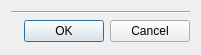
<?xml version="1.0" encoding="UTF-8"?>
<ui version="4.0">
 <class>SettingsWindow_bottom</class>
 <widget class="QWidget" name="SettingsWindow_bottom">
  <property name="geometry">
   <rect>
    <x>0</x>
    <y>0</y>
    <width>192</width>
    <height>55</height>
   </rect>
  </property>
  <property name="windowTitle">
   <string>Form</string>
  </property>
  <layout class="QGridLayout" name="gridLayout">
   <item row="0" column="0" colspan="2">
    <widget class="Line" name="line">
     <property name="orientation">
      <enum>Qt::Horizontal</enum>
     </property>
    </widget>
   </item>
   <item row="3" column="0">
    <widget class="QLabel" name="bottom_label"/>
   </item>
   <item row="3" column="1">
    <widget class="QDialogButtonBox" name="dialog_box">
     <property name="orientation">
      <enum>Qt::Horizontal</enum>
     </property>
     <property name="standardButtons">
      <set>QDialogButtonBox::Cancel|QDialogButtonBox::Ok</set>
     </property>
    </widget>
   </item>
  </layout>
 </widget>
 <resources/>
 <connections/>
</ui>
